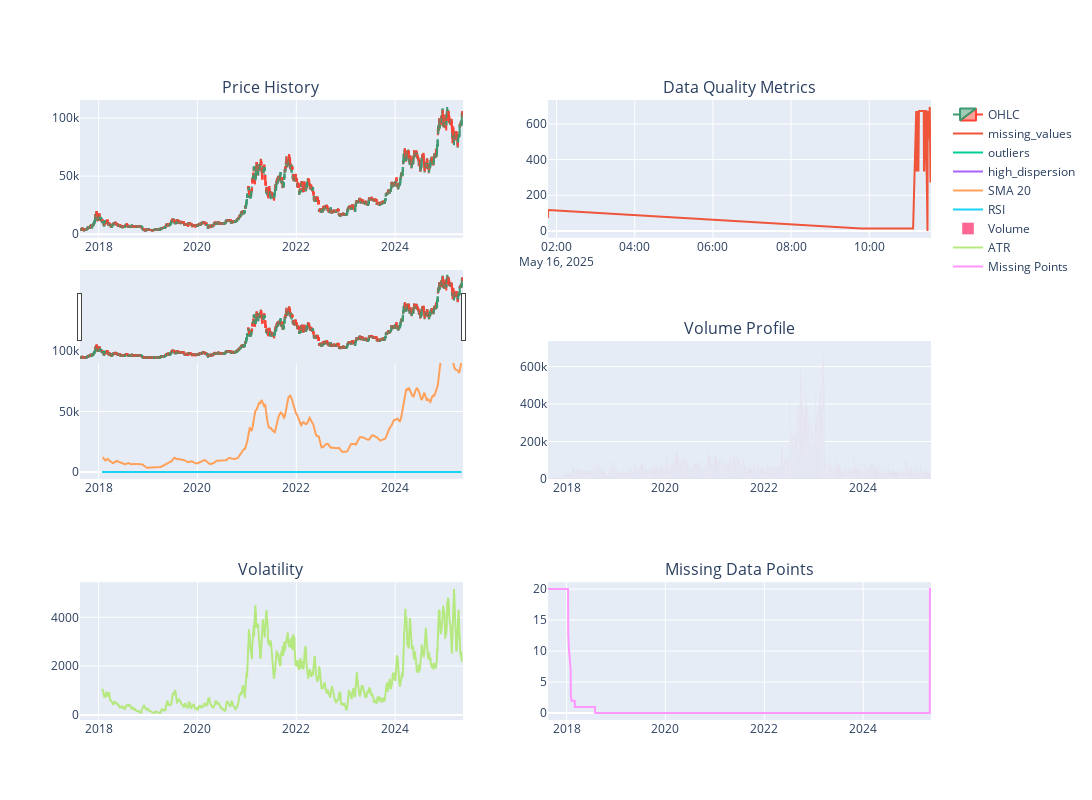

Source (notebook cell):
### Code cell
# Обновим данные для тикеров
for ticker in tickers:
    data_provider.data_refresh()
data_provider.dashboard_draw()
